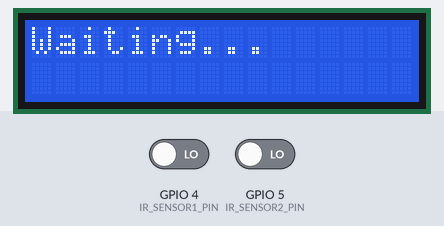
This sketch was run on a simulated ESP32. On the bench: 16×2 character LCD. The test bench sets the inputs (shaded band); at power-on: GPIO 4 (IR_SENSOR1_PIN) LOW, GPIO 5 (IR_SENSOR2_PIN) LOW. WiFi joins after 1.5 s; servers stay silent unless stated; what the sketch prints to the serial monitor is not drawn.

Above: at 4.1 s.
4.2 s: GPIO 4 (IR_SENSOR1_PIN) driven HIGH
At 4.8 s:
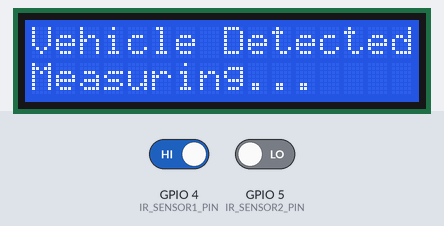
5.7 s: GPIO 5 (IR_SENSOR2_PIN) driven HIGH
At 6.0 s:
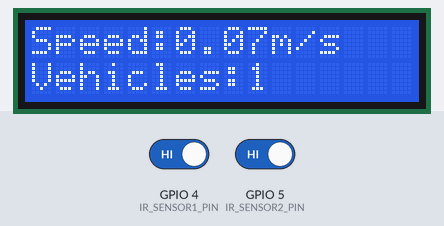
8.7 s: GPIO 5 (IR_SENSOR2_PIN) driven LOW
At 9.6 s:
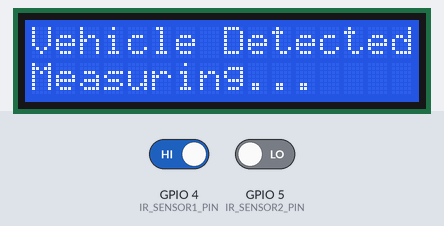
10.4 s: GPIO 5 (IR_SENSOR2_PIN) driven HIGH
At 10.8 s:
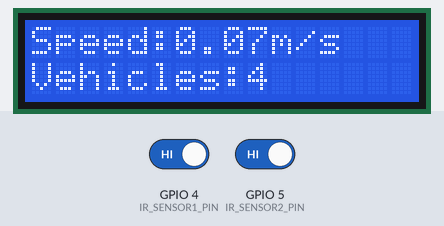
12.9 s: GPIO 4 (IR_SENSOR1_PIN) driven LOW
15.1 s: GPIO 4 (IR_SENSOR1_PIN) driven HIGH
At 15.5 s:
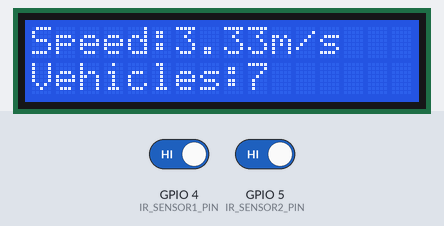
Timing chart, 0 to 18.1 s (numbered marks = the images above; inputs shaded):
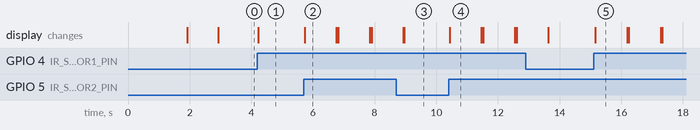

The sketch:

Source_Code.ino
```cpp
#define BLYNK_TEMPLATE_ID "YOUR_TEMPLATE_ID"
#define BLYNK_TEMPLATE_NAME "Speed Detector"
#define BLYNK_AUTH_TOKEN "YOUR_AUTH_TOKEN"

#include <WiFi.h>
#include <BlynkSimpleEsp32.h>
#include <Wire.h>
#include <LiquidCrystal_I2C.h>

// WiFi
char ssid[] = "YOUR_WIFI_NAME";
char pass[] = "YOUR_WIFI_PASSWORD";

// IR sensors
#define IR_SENSOR1_PIN 4
#define IR_SENSOR2_PIN 5

// Sensor distance
#define SENSOR_DISTANCE_CM 10.0

// Overspeed limit in m/s
// 5 m/s = 18 km/h
#define OVERSPEED_LIMIT 5.0

// LCD
LiquidCrystal_I2C lcd(0x27, 16, 2);

// Variables
unsigned long sensor1Time = 0;
unsigned long sensor2Time = 0;

float speed = 0.0;

int totalVehicles = 0;
int overspeedVehicles = 0;

bool sensor1Triggered = false;
bool waitingForSensor2 = false;

void setup()
{
  Serial.begin(115200);

  // Sensor setup
  pinMode(IR_SENSOR1_PIN, INPUT);
  pinMode(IR_SENSOR2_PIN, INPUT);

  // I2C LCD
  Wire.begin(21, 22);

  lcd.init();
  lcd.backlight();

  lcd.setCursor(0, 0);
  lcd.print("Speed Detector");
  lcd.setCursor(0, 1);
  lcd.print("Connecting...");

  // Blynk connection
  Blynk.begin(BLYNK_AUTH_TOKEN, ssid, pass);

  // Initial Blynk values
  Blynk.virtualWrite(V0, 0);
  Blynk.virtualWrite(V1, 0);
  Blynk.virtualWrite(V2, 0);

  lcd.clear();
  lcd.setCursor(0, 0);
  lcd.print("Speed Detector");
  lcd.setCursor(0, 1);
  lcd.print("Online");

  delay(1000);

  lcd.clear();
  lcd.setCursor(0, 0);
  lcd.print("Waiting...");
}

void loop()
{
  Blynk.run();

  // Read sensors
  int sensor1 = digitalRead(IR_SENSOR1_PIN);
  int sensor2 = digitalRead(IR_SENSOR2_PIN);

  // ----------------------------------------
  // SENSOR 1
  // ----------------------------------------
  if (sensor1 == HIGH && !sensor1Triggered)
  {
    sensor1Time = micros();

    sensor1Triggered = true;
    waitingForSensor2 = true;

    Serial.println("Sensor 1 Detected");

    lcd.clear();
    lcd.setCursor(0, 0);
    lcd.print("Vehicle Detected");
    lcd.setCursor(0, 1);
    lcd.print("Measuring...");
  }

  // ----------------------------------------
  // SENSOR 2
  // ----------------------------------------
  if (sensor2 == HIGH &&
      sensor1Triggered &&
      waitingForSensor2)
  {
    sensor2Time = micros();

    // Calculate time in seconds
    float timeTaken =
      (sensor2Time - sensor1Time) / 1000000.0;

    // Convert cm to meters
    float distance =
      SENSOR_DISTANCE_CM / 100.0;

    // Speed in m/s
    speed = distance / timeTaken;

    // Count vehicle
    totalVehicles++;

    // Check overspeed
    if (speed > OVERSPEED_LIMIT)
    {
      overspeedVehicles++;
    }

    // ----------------------------------------
    // SERIAL MONITOR
    // ----------------------------------------

    Serial.println("----------------------");

    Serial.print("Time: ");
    Serial.print(timeTaken, 4);
    Serial.println(" s");

    Serial.print("Speed: ");
    Serial.print(speed, 2);
    Serial.println(" m/s");

    Serial.print("Total Vehicles: ");
    Serial.println(totalVehicles);

    Serial.print("Overspeed Vehicles: ");
    Serial.println(overspeedVehicles);

    Serial.println("----------------------");

    // ----------------------------------------
    // LCD
    // ----------------------------------------

    lcd.clear();

    lcd.setCursor(0, 0);
    lcd.print("Speed:");
    lcd.print(speed, 2);
    lcd.print("m/s");

    lcd.setCursor(0, 1);
    lcd.print("Vehicles:");
    lcd.print(totalVehicles);

    // ----------------------------------------
    // BLYNK
    // ----------------------------------------

    // Speed
    Blynk.virtualWrite(V0, speed);

    // Total vehicles
    Blynk.virtualWrite(V1, totalVehicles);

    // Overspeed vehicles
    Blynk.virtualWrite(V2, overspeedVehicles);

    // Wait for vehicle to completely pass
    delay(1000);

    // Reset
    sensor1Triggered = false;
    waitingForSensor2 = false;

    lcd.clear();
    lcd.setCursor(0, 0);
    lcd.print("Speed Detector");
    lcd.setCursor(0, 1);
    lcd.print("Waiting...");
  }
}
```

Measured:
- after the input at 4.2 s, the display: changes at once (image 1)
- after the input at 5.7 s, the display: changes at once (image 2)
- after the input at 8.7 s, the display: first differs from a run without the input after 0.26 s (image 3)
- after the input at 10.4 s, the display: changes at once (image 4)
- after the input at 15.1 s, the display: changes after 0.06 s (image 5)
- what the display in image 2 shows lasts 1.1 s, from 5.7 s to 6.8 s
